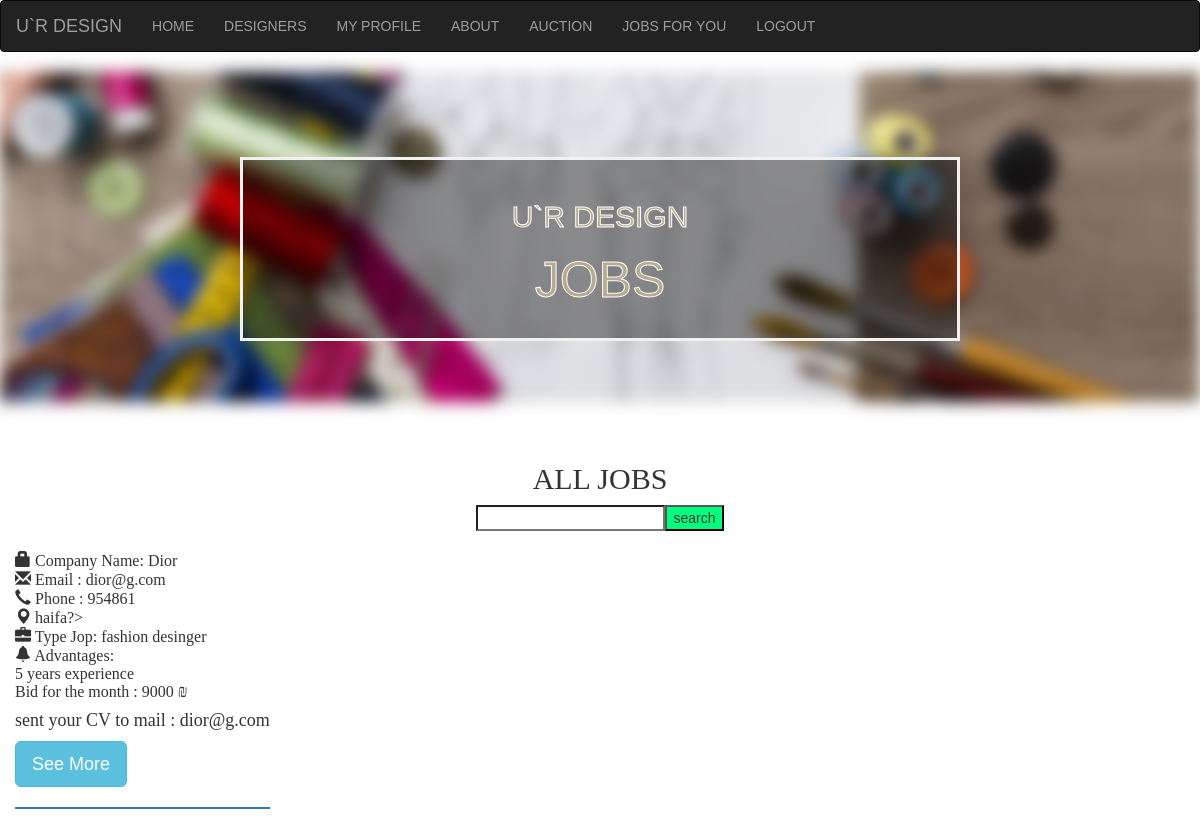
Screenshot of /jobs.php (signed in) with the database file from the repository.
### tables this page shows
CREATE TABLE IF NOT EXISTS `companys` (
  `comanycode` int(11) NOT NULL AUTO_INCREMENT,
  `companyname` varchar(20) NOT NULL,
  `password` int(10) NOT NULL,
  `address` varchar(30) NOT NULL,
  `email` varchar(30) NOT NULL,
  `phone` int(11) NOT NULL,
  `style` varchar(100) NOT NULL,
  PRIMARY KEY (`comanycode`) USING BTREE
);

CREATE TABLE IF NOT EXISTS `careers` (
  `careerCode` int(11) NOT NULL AUTO_INCREMENT,
  `typeJop` text NOT NULL,
  `advantages` text NOT NULL,
  `bid` int(100) NOT NULL,
  `location` varchar(100) NOT NULL,
  `comanycode` int(100) NOT NULL,
  PRIMARY KEY (`careerCode`),
  KEY `comanycode` (`comanycode`)
);

### jobs.php (the view, shortened to what this page needs)
<?php
	include "connection.php";
?>
<html>
<head>
	<link rel="stylesheet" href="https://unpkg.com/purecss@2.0.6/build/pure-min.css">
	<link rel="stylesheet" href="https://maxcdn.bootstrapcdn.com/bootstrap/3.4.1/css/bootstrap.min.css">
</head>
<body>
<?php
 include "navbar.php";
 ?>
<div class="bg-image"></div>
<div class="bg-text">
  <h2 style="color:#b7aa8d; -webkit-text-stroke-width:1px; -webkit-text-stroke-color:#ffffff">U`R DESIGN</h2>
  <h1 style="font-size:50px;color:#b7aa8d; -webkit-text-stroke-width:1px; -webkit-text-stroke-color:#ffffff">JOBS</h1>
</div>
<br><br>
<div class="container solid">
    <div class="row"><center>
      <table>
        <tr>
            <h2 class="f">ALL JOBS</h2>
        </tr>
        <tr>
          <form action="" method="post">
            <input name="search" type="search" autofocus><input type="submit" name="button" value="search" style="background:springgreen">
          </form>
        </tr>
      </table></center><br>
<table>
<?php
	if(isset($_SESSION['email'])){
  if(isset($_POST['button'])){
    $search=$_POST['search'];
    $search2=$con->query("SELECT * FROM careers WHERE typeJop like '%{$search}%' ");
    if (mysqli_num_rows($search2) > 0) {
    while ($row = mysqli_fetch_array($search2)) {
      $typeJop=$row['typeJop'];
            $advantages=$row['advantages'];
            $bid=$row['bid'];
            $location=$row['location'];
            $comanycode=$row['comanycode'];
            $sql="SELECT * FROM companys WHERE comanycode='$comanycode'";
            $result = $con->query($sql);
            while ($result && $row=$result->fetch_assoc()){
                $companyname=$row['companyname'];
                $comanycode=$row['comanycode'];
                $address=$row['address'];
                $email=$row['email'];
                $phone=$row['phone'];
                echo'
<tr>
  <td><p  class=" f" >
  <i class="glyphicon glyphicon-lock"></i>  Company Name: '.$companyname.'<br>
    <i class="glyphicon glyphicon-envelope"></i>  Email : '.$email.'<br>
    <i class="glyphicon glyphicon-earphone"></i> Phone : '.$phone.' <br>
    <i class="glyphicon glyphicon-map-marker"></i>
    '.$location.'?><br>
    <i class=" glyphicon glyphicon-briefcase"></i>  Type Jop: '.$typeJop.' <br>
    <i class="glyphicon glyphicon-bell"></i> Advantages: <br>
    '.$advantages.'<br>
    Bid for the month  : '.$bid.' ₪<br>
    <p>
        <h4 class=" f">sent your CV to mail :  '.$email.'  </h4>
         <a href="seemore.php?seemore='.$comanycode.'" class="edit_btn" >
<button type="button" class="btn btn-info btn-lg button" data-toggle="modal" data-target="#myModal">See More</button>
                      <br>       <hr style=" border: 1px solid">
</td>
</tr>
 ';}} }
else{
  echo "No jobs Found  <br><br>";
}}
else{
		$sql="SELECT * FROM careers";
	    $result = $con->query($sql);
		 while ($result && $values=$result->fetch_assoc()){
            $typeJop=$values['typeJop'];
            $advantages=$values['advantages'];
            $bid=$values['bid'];
            $location=$values['location'];
            $comanycode=$values['comanycode'];
            $sql="SELECT * FROM companys WHERE comanycode='$comanycode'";
            $result = $con->query($sql);
            while ($result && $row=$result->fetch_assoc()){
                $companyname=$row['companyname'];
                $comanycode=$row['comanycode'];
                $email=$row['email'];
                $phone=$row['phone'];
                echo'
                <tr>
                  <td><p  class=" f" >
                  <i class="glyphicon glyphicon-lock"></i>  Company Name: '.$companyname.'<br>
                    <i class="glyphicon glyphicon-envelope"></i>  Email : '.$email.'<br>
                    <i class="glyphicon glyphicon-earphone"></i> Phone : '.$phone.' <br>
                    <i class="glyphicon glyphicon-map-marker"></i>
                    '.$location.'?><br>
                    <i class=" glyphicon glyphicon-briefcase"></i>  Type Jop: '.$typeJop.' <br>
                    <i class="glyphicon glyphicon-bell"></i> Advantages: <br>
                    '.$advantages.'<br>
                    Bid for the month  : '.$bid.' ₪<br>
                    <p>
                        <h4 class=" f">sent your CV to mail :  '.$email.'  </h4>
                         <a href="seemore.php?seemore='.$comanycode.'" class="edit_btn" >
                <button type="button" class="btn btn-info btn-lg button" data-toggle="modal" data-target="#myModal">See More</button>
                                      <br>       <hr style=" border: 1px solid">
                </td>
                </tr>';
 }}}} ?>
</table>
</div></div>
</body>
</html>

### jobs.php (style rules this page uses)
.f { font-family:cursive ; }
body, html { height: 100%; margin: 0; font-family: Arial, Helvetica, sans-serif; }
* { box-sizing: border-box; }
.bg-image { background-image: url("image/career.jpg"); filter: blur(8px); -webkit-filter: blur(8px); height: 330px; background-position: center; background-repeat: no-repeat; background-size: cover; }
.bg-text { background-color: rgb(0,0,0); background-color: rgba(0,0,0, 0.4); color: white; font-weight: bold; border: 3px solid #f1f1f1; position: absolute; top: 30%; left: 50%; transform: translate(-50%, -50%); z-index: 2; width: 60%; padding: 20px; text-align: center; }

### rows the page displays
careers: location "haifa", typeJop "fashion desinger", advantages "5 years experience", bid "9000"
companys: companyname "Dior", email "dior@g.com", phone "954861"
